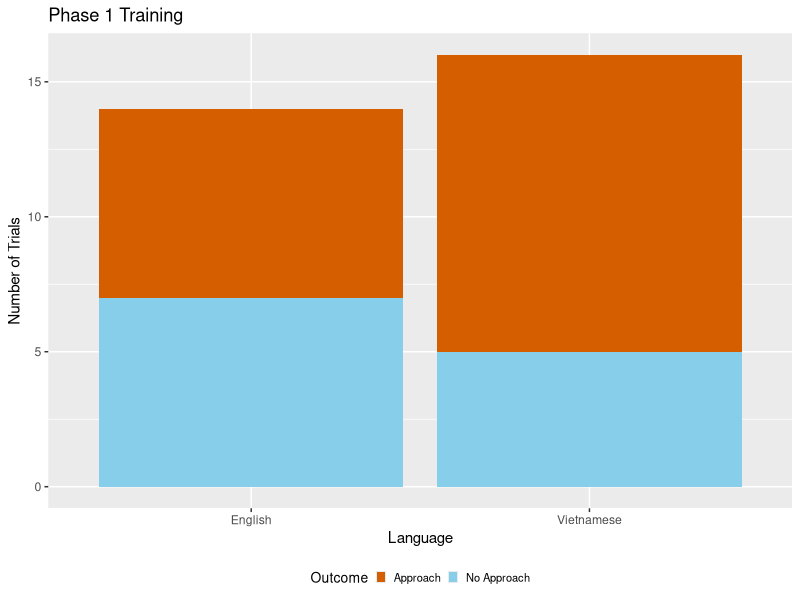
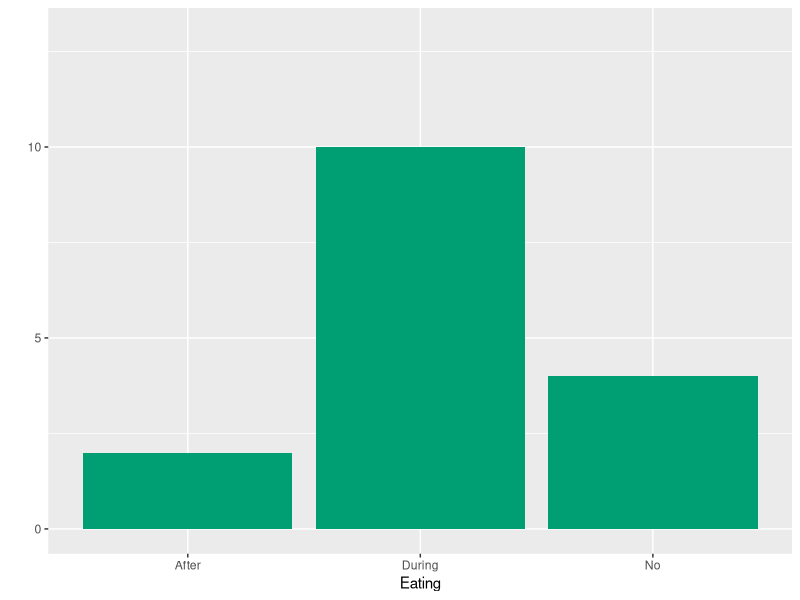
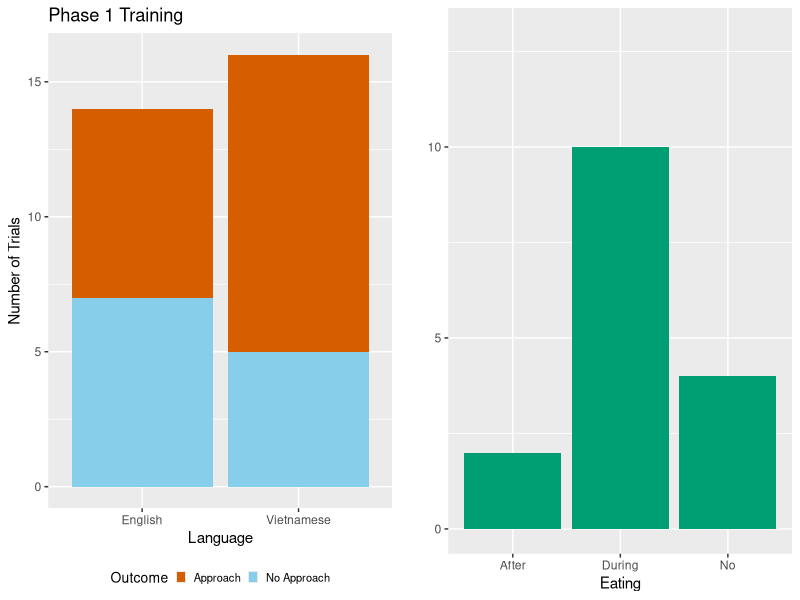
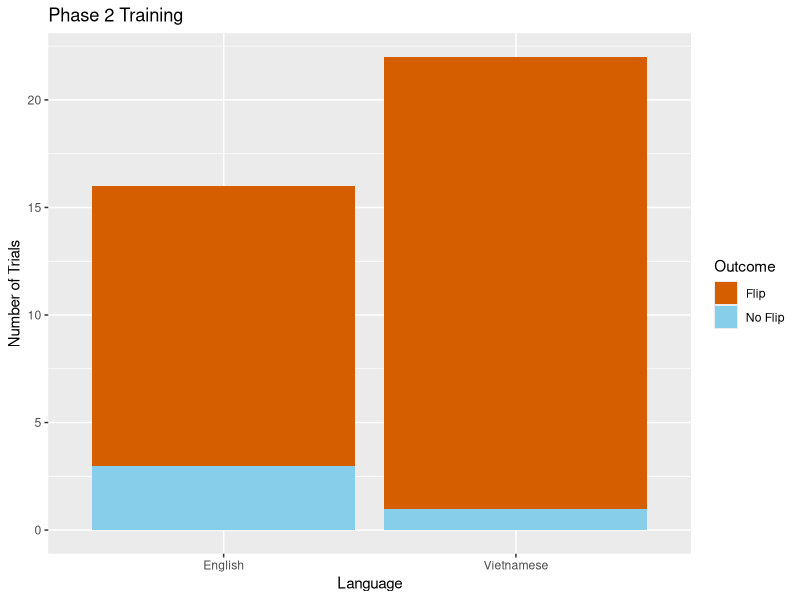

Here is the R script that generated these plots, in order:

library(tidyverse)
library(gridExtra)


#Stage 1 Figure

s1<- tribble(
  ~Language, ~Outcome, ~Count,
  "Vietnamese", "Approach", 11,
  "English", "No Approach", 7,
  "Vietnamese", "No Approach", 5,
  "English", "Approach", 7,
)

approach<-ggplot(data=s1, aes(x=Language, y=Count, fill = Outcome)) +
  geom_bar(stat="identity") + ylab("Number of Trials") +
	scale_fill_manual(values=c("#D55E00",
                             "Sky Blue")) + ggtitle("Phase 1 Training") +
		theme(legend.position="bottom",
		legend.text=element_text(size=8),
		legend.title=element_text(size=10),
			legend.key.size = unit(0.5,"line"))

approach


e<- tribble(
  ~Eating, ~Count,
  "During", 10,
  "After", 2,
  "No", 4,
)


eat<-ggplot(data=e, aes(x=Eating, y=Count)) +
  geom_bar(stat="identity", fill="#009E73") + ylab("") + ylim(0,13)
eat


grid.arrange(approach, eat, 
             ncol = 2, nrow = 1)


#Stage 2 Figure

s2<- tribble(
  ~Language, ~Outcome, ~Count,
  "Vietnamese", "Flip", 21,
  "English", "No Flip", 3,
  "Vietnamese", "No Flip", 1,
  "English", "Flip", 13,
)


flip<-ggplot(data=s2, aes(x=Language, y=Count, fill = Outcome)) +
  geom_bar(stat="identity") + ylab("Number of Trials") +
	scale_fill_manual(values=c("#D55E00",
                             "Sky Blue")) + ggtitle("Phase 2 Training")

flip

